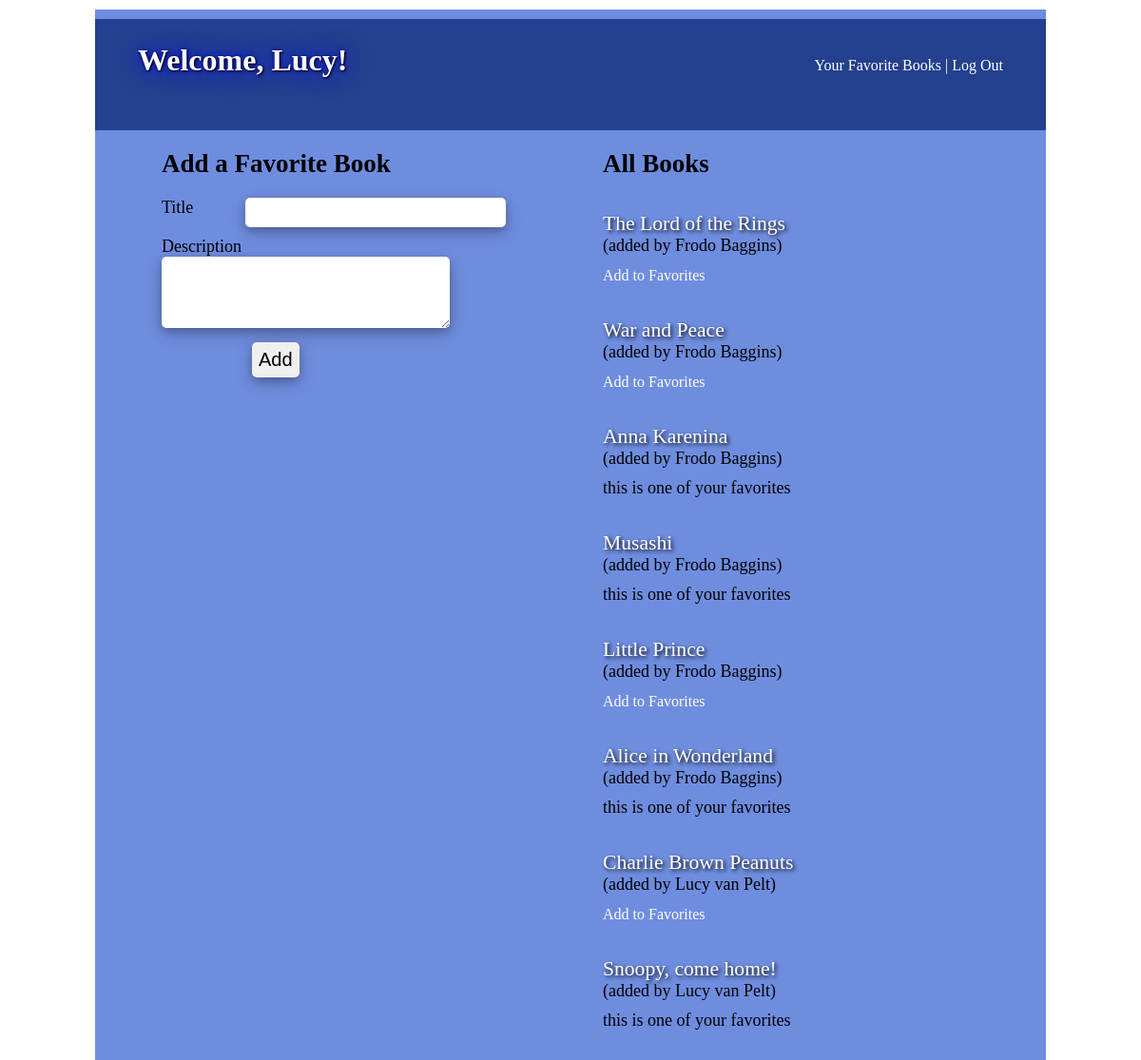
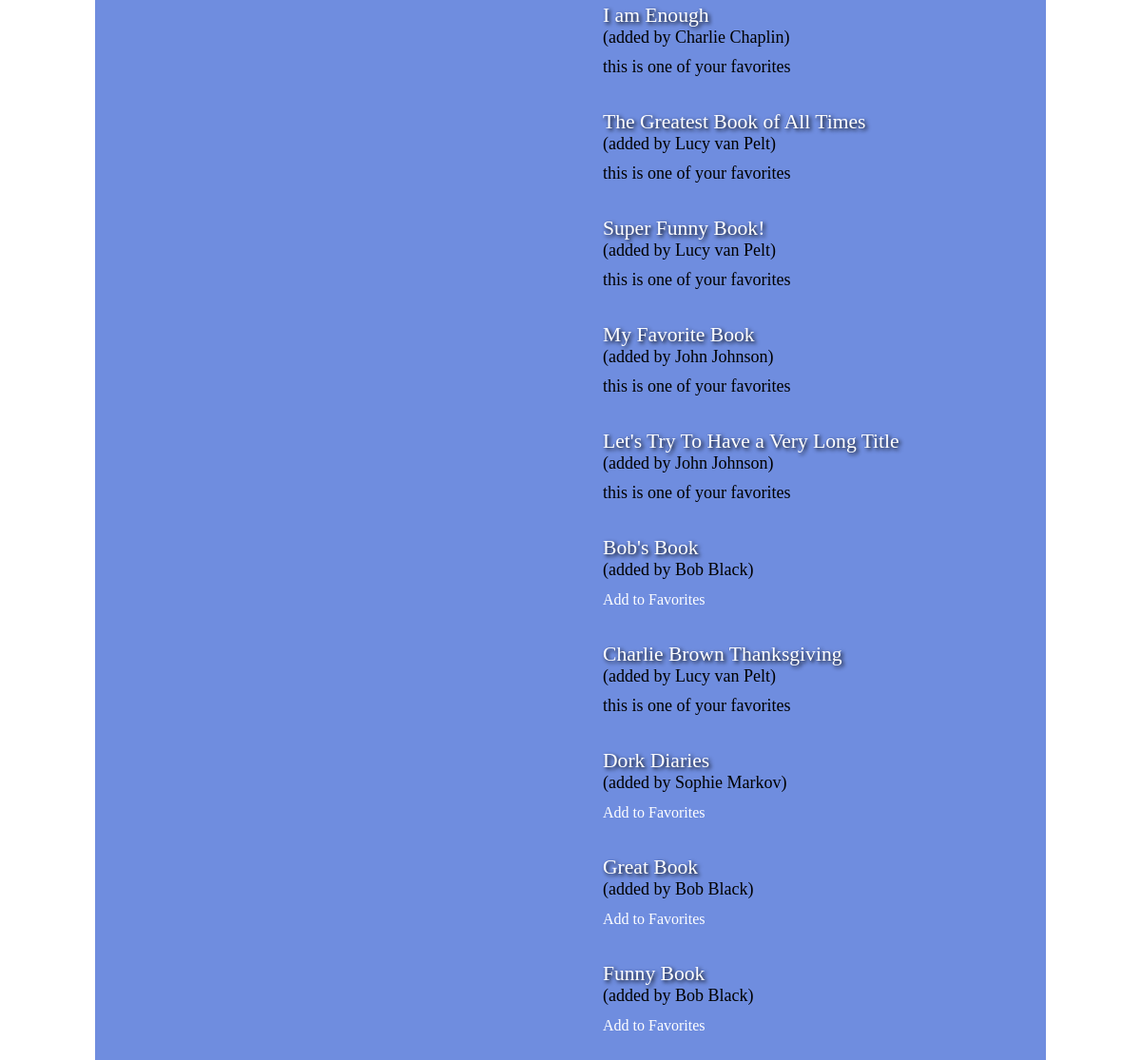
Screenshot of /books (signed in) with the database file from the repository (2 pictures, top to bottom).
### books_app/models.py (models this page shows)
class User(models.Model):
    first_name = models.CharField(max_length=45)
    last_name = models.CharField(max_length=45)
    email = models.CharField(max_length=45)
    password = models.CharField(max_length=255)
    created_at = models.DateTimeField(auto_now_add=True)
    updated_at = models.DateTimeField(auto_now=True)
    objects = UserManager()

class Book(models.Model):
    title = models.CharField(max_length=255)
    desc = models.TextField()
    uploaded_by = models.ForeignKey(User, related_name="uploaded_books", on_delete=models.CASCADE)
    users_who_like = models.ManyToManyField(User, related_name="liked_books")
    created_at = models.DateTimeField(auto_now_add=True)
    updated_at = models.DateTimeField(auto_now=True)
    objects = BookManager()

### books_app/views.py (the view)
# urls.py: path('books', views.books),
def books(request):
    if 'name' in request.session:
        context = {
            'all_books': Book.objects.all(),
            'logged_user': User.objects.get(id=request.session['id'])
        }
        request.session['mess_1'] = "This is one of your favorites"
        request.session['mess_2'] = "Add to Favorites"
        return render(request, 'books.html', context)
    return redirect('/')

### books_app/templates/books.html (shortened to what this page needs)
<!DOCTYPE html>
<html lang="en">
<head>
    {% load static %}
    <link rel="stylesheet" href="{%static 'style/books.css'%}">
</head>
<body>
    <div id="wrapper">
        <div id="header">
            <h1 class="header_h">Welcome, {{request.session.name}}!</h1>
            <div class="header_a"><p><a href="/favorites">Your Favorite Books</a> | <a href="/logout">Log Out</a></p></div>
        </div>
        <div id="main_content">
            <div class="column-b">
                <h2>Add a Favorite Book</h2>
                <form action="/add_book" method="POST">
                    <label for="">Title</label>
                    <input type="text" name="title">
                    <label for="">Description</label>
                    <textarea name="desc" id="" cols="36" rows="5"></textarea>
                    <button>Add</button>
                </form>
            </div>
            <div class="column-b">
                <h2>All Books</h2>
                {% for book in all_books %}
                    <div class="title"><a href="/books/{{book.id}}">{{book.title}}</a></div>
                    <p>(added by {{book.uploaded_by.first_name}} {{book.uploaded_by.last_name}})</p>
                    {% if logged_user in book.users_who_like.all %}
                        <p>this is one of your favorites</p>
                        {% else %}
                        <a class="fav" href="/add_fav/{{book.id}}">Add to Favorites</a><br>
                    {% endif %}
                {%endfor%}
            </div>
        </div>
    </div>
</body>
</html>

### books_app/static/style/books.css (style rules this page uses)
* { padding: 0px; margin: 0px; }
#wrapper { margin: 10px auto; width: 1000px; padding-top: 10px; padding-bottom: 20px; background-color: #6f8ddf; }
#main_content { margin: 20px 30px; }
.column-b { display: inline-block; width: 380px; vertical-align: top; margin-right: 40px; margin-left: 40px; font-size: 18px; }
.column-b input { margin-left: 50px; width: 260px; }
.column-b label { vertical-align: top; }
.column-b form { margin-top: 20px; }
.column-b button { margin-left: 95px; }
.column-b p { margin-bottom: 10px; }
.column-b div { margin-top: 20px; }
.column-b h2 { margin-bottom: 20px; }
.column-b button { display: inline-block; }
input { width: 250px; padding: 7px; margin-bottom: 10px; border-radius: 5px; font-size: 15px; border: none; box-shadow: 0 4px 8px 0 rgba(0, 0, 0, 0.2), 0 6px 20px 0 rgba(0, 0, 0, 0.19); }
textarea { border: none; box-shadow: 0 4px 8px 0 rgba(0, 0, 0, 0.2), 0 6px 20px 0 rgba(0, 0, 0, 0.19); border-radius: 5px; }
h1 { margin-bottom: 30px; color: #fff; text-shadow: 1px 1px 2px black, 0 0 25px blue, 0 0 5px darkblue; }
button { padding: 7px; border-radius: 5px; font-size: 20px; margin-top: 10px; border: none; box-shadow: 0 4px 8px 0 rgba(0, 0, 0, 0.2), 0 6px 20px 0 rgba(0, 0, 0, 0.19); }
#header { color: #fff; background-color: #24408e; padding: 25px 45px; }
a { text-decoration: none; color: #fff; }
.header_a { display: inline-block; width: 453px; text-align: right; }
.header_h { display: inline-block; width: 453px; }
.fav { font-size: 12pt; }
.column-b .title { margin-top: 35px; text-shadow: 2px 2px 4px #000000; font: bold; font-size: larger; }

### rows the page displays
User: session.name "Lucy"
Book: title "The Lord of the Rings", uploaded_by.first_name "Frodo", uploaded_by.last_name "Baggins"
Book: title "War and Peace", uploaded_by.first_name "Frodo", uploaded_by.last_name "Baggins"
Book: title "Anna Karenina", uploaded_by.first_name "Frodo", uploaded_by.last_name "Baggins", shows "this is one of your favorites"
Book: title "Musashi", uploaded_by.first_name "Frodo", uploaded_by.last_name "Baggins", shows "this is one of your favorites"
Book: title "Little Prince", uploaded_by.first_name "Frodo", uploaded_by.last_name "Baggins"
Book: title "Alice in Wonderland", uploaded_by.first_name "Frodo", uploaded_by.last_name "Baggins", shows "this is one of your favorites"
Book: title "Charlie Brown Peanuts", uploaded_by.first_name "Lucy", uploaded_by.last_name "van Pelt"
Book: title "Snoopy, come home!", uploaded_by.first_name "Lucy", uploaded_by.last_name "van Pelt", shows "this is one of your favorites"
Book: title "I am Enough", uploaded_by.first_name "Charlie", uploaded_by.last_name "Chaplin", shows "this is one of your favorites"
Book: title "The Greatest Book of All Times", uploaded_by.first_name "Lucy", uploaded_by.last_name "van Pelt", shows "this is one of your favorites"
Book: title "Super Funny Book!", uploaded_by.first_name "Lucy", uploaded_by.last_name "van Pelt", shows "this is one of your favorites"
Book: title "My Favorite Book", uploaded_by.first_name "John", uploaded_by.last_name "Johnson", shows "this is one of your favorites"
Book: title "Let's Try To Have a Very Long Title", uploaded_by.first_name "John", uploaded_by.last_name "Johnson", shows "this is one of your favorites"
Book: title "Bob's Book", uploaded_by.first_name "Bob", uploaded_by.last_name "Black"
Book: title "Charlie Brown Thanksgiving", uploaded_by.first_name "Lucy", uploaded_by.last_name "van Pelt", shows "this is one of your favorites"
Book: title "Dork Diaries", uploaded_by.first_name "Sophie", uploaded_by.last_name "Markov"
Book: title "Great Book", uploaded_by.first_name "Bob", uploaded_by.last_name "Black"
Book: title "Funny Book", uploaded_by.first_name "Bob", uploaded_by.last_name "Black"
